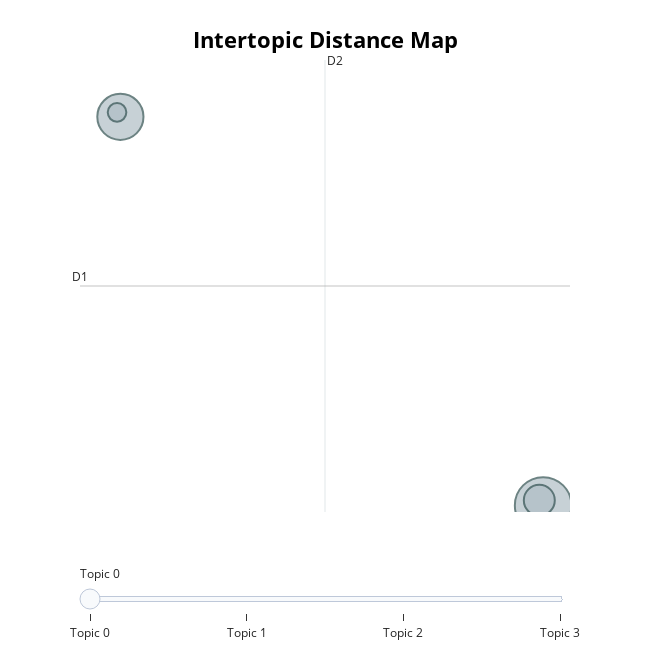

Here is the notebook cell this chart was saved with:
### Code cell
topic_model.visualize_topics()

### Figure 1 — Plotly figure (JSON) as saved in the notebook; plotly's stock layout.template omitted (floating-point values rounded to 4 significant figures)
{"data": [{"customdata": [[0, "shoes | online | clothing | fashion | store", 120], [1, "engaged | retail | engaged retail | clothing | trade", 80], [2, "jewelry | watches | jewelery | brands | luxury", 36], [3, "precious | sale jewelry | retail sale | sale | retail", 13]], "hovertemplate": "<b>Topic %{customdata[0]}</b><br>%{customdata[1]}<br>Size: %{customdata[2]}", "legendgroup": "", "marker": {"color": "#B0BEC5", "line": {"color": "DarkSlateGrey", "width": 2}, "size": [120, 80, 36, 13], "sizemode": "area", "sizeref": 0.075, "symbol": "circle"}, "mode": "markers", "name": "", "orientation": "v", "showlegend": false, "type": "scatter", "x": [20.86, -28.38, 20.42, -28.77], "xaxis": "x", "y": [-3.855, 30.25, -3.41, 30.64], "yaxis": "y"}], "layout": {"annotations": [{"showarrow": false, "text": "D1", "x": -33.08, "y": 15.4, "yshift": 10}, {"showarrow": false, "text": "D2", "x": -4.543, "xshift": 10, "y": 35.24}], "height": 650, "hoverlabel": {"bgcolor": "white", "font": {"family": "Rockwell", "size": 16}}, "legend": {"itemsizing": "constant", "tracegroupgap": 0}, "margin": {"t": 60}, "shapes": [{"line": {"color": "#CFD8DC", "width": 2}, "type": "line", "x0": -4.543, "x1": -4.543, "y0": -4.433, "y1": 35.24}, {"line": {"color": "#9E9E9E", "width": 2}, "type": "line", "x0": -33.08, "x1": 23.99, "y0": 15.4, "y1": 15.4}], "sliders": [{"active": 0, "pad": {"t": 50}, "steps": [{"args": [{"marker.color": [["red", "#B0BEC5", "#B0BEC5", "#B0BEC5"]]}], "label": "Topic 0", "method": "update"}, {"args": [{"marker.color": [["#B0BEC5", "red", "#B0BEC5", "#B0BEC5"]]}], "label": "Topic 1", "method": "update"}, {"args": [{"marker.color": [["#B0BEC5", "#B0BEC5", "red", "#B0BEC5"]]}], "label": "Topic 2", "method": "update"}, {"args": [{"marker.color": [["#B0BEC5", "#B0BEC5", "#B0BEC5", "red"]]}], "label": "Topic 3", "method": "update"}]}], "title": {"font": {"color": "Black", "size": 22}, "text": "<b>Intertopic Distance Map</b>", "x": 0.5, "xanchor": "center", "y": 0.95, "yanchor": "top"}, "width": 650, "xaxis": {"anchor": "y", "domain": [0, 1], "range": [-33.08, 23.99], "title": {"text": ""}, "visible": false}, "yaxis": {"anchor": "x", "domain": [0, 1], "range": [-4.433, 35.24], "title": {"text": ""}, "visible": false}}}
